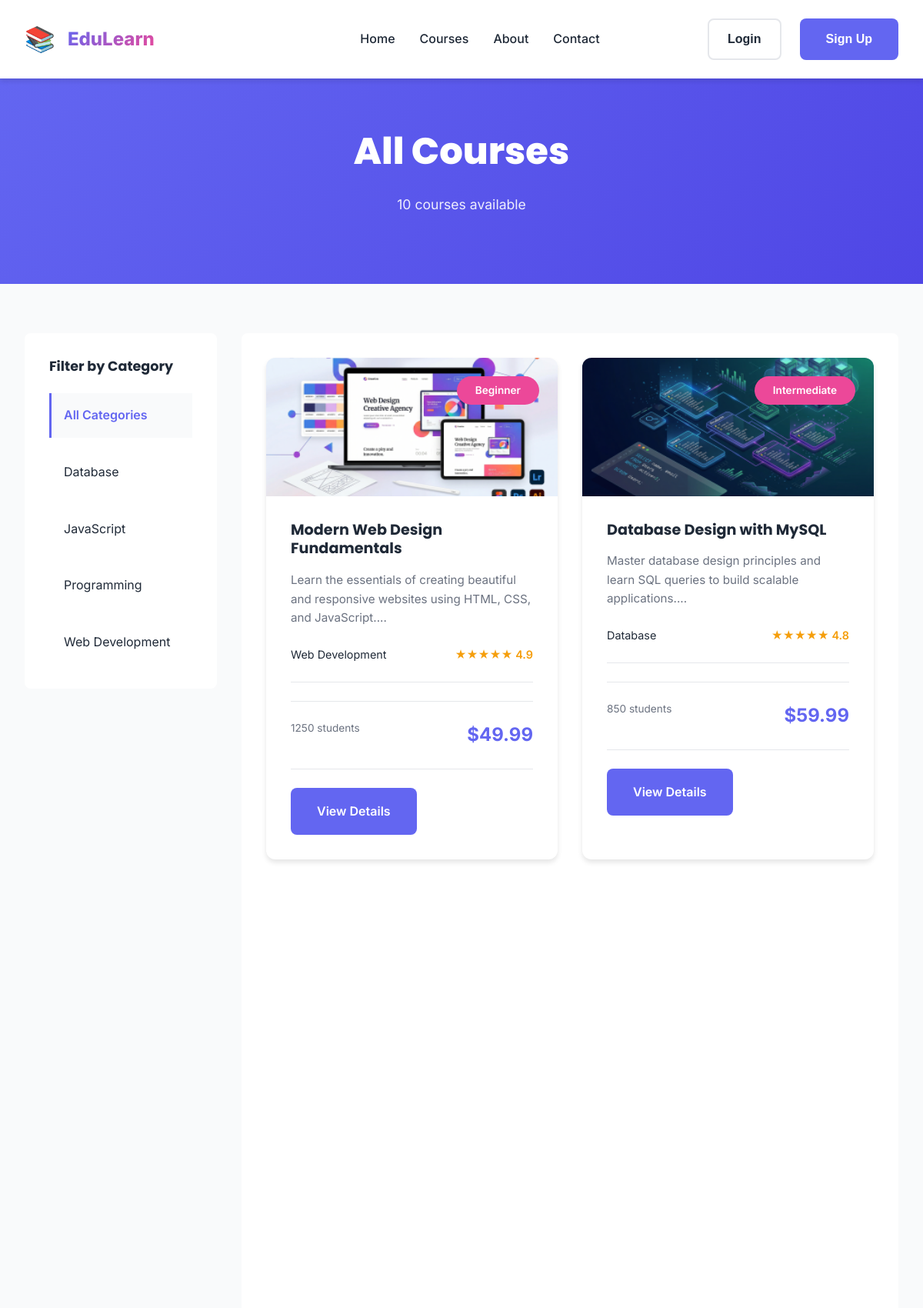
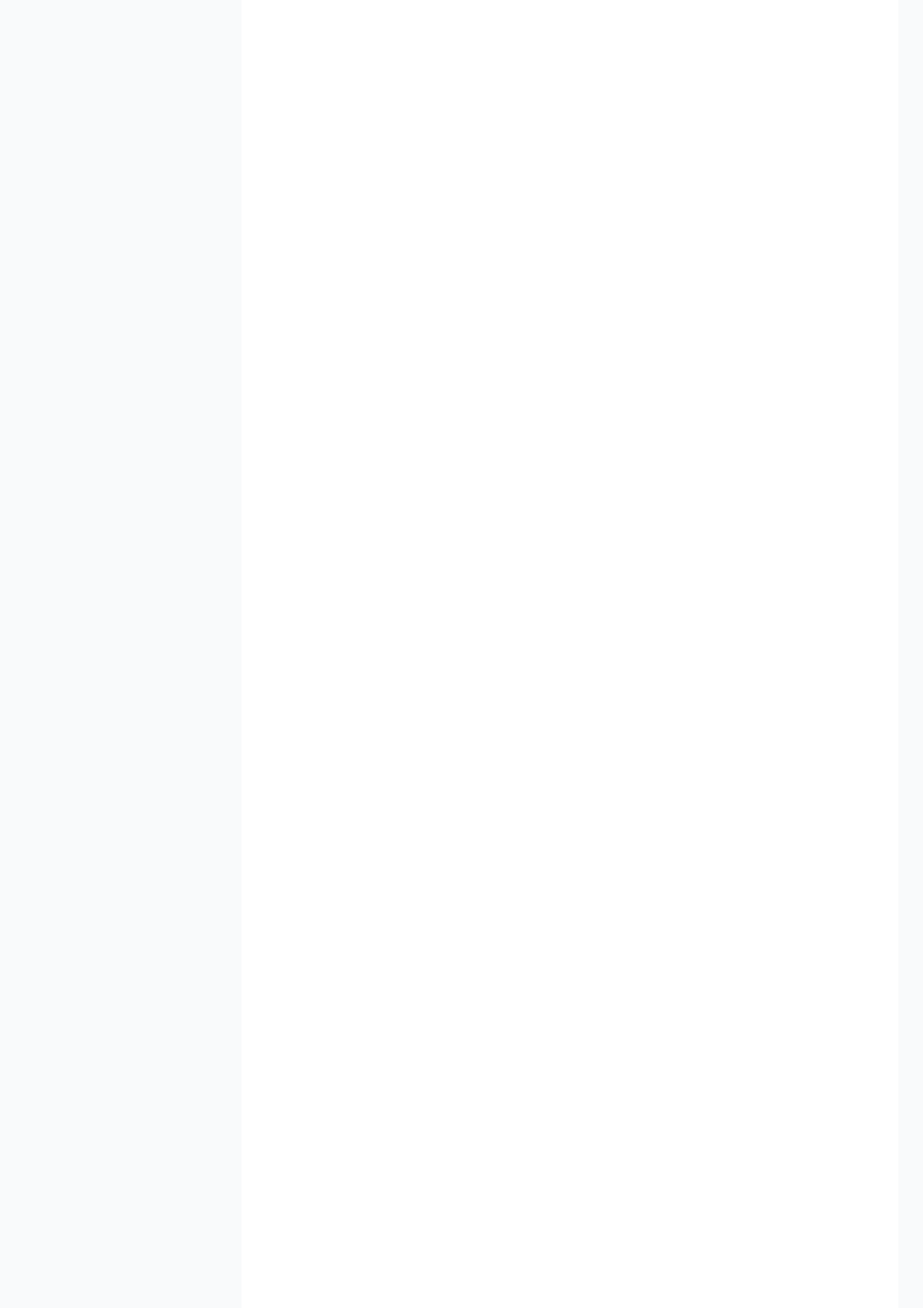
Screenshot of /pages/courses-enhanced.php (upper part) with the database file from the repository (2 pictures, top to bottom).
### tables this page shows
CREATE TABLE IF NOT EXISTS courses (
    id INT AUTO_INCREMENT PRIMARY KEY,
    title VARCHAR(255) NOT NULL,
    description TEXT NOT NULL,
    category VARCHAR(100) NOT NULL,
    instructor_id INT NOT NULL,
    thumbnail VARCHAR(255),
    level ENUM('beginner', 'intermediate', 'advanced') DEFAULT 'beginner',
    price DECIMAL(10, 2) DEFAULT 0.00,
    rating DECIMAL(3, 1) DEFAULT 0.0,
    students_count INT DEFAULT 0,
    duration_hours INT,
    lessons_count INT,
    status ENUM('published', 'draft', 'archived') DEFAULT 'published',
    created_at TIMESTAMP DEFAULT CURRENT_TIMESTAMP,
    updated_at TIMESTAMP DEFAULT CURRENT_TIMESTAMP ON UPDATE CURRENT_TIMESTAMP,
    FOREIGN KEY (instructor_id) REFERENCES users(id),
    INDEX (category),
    INDEX (instructor_id)
);

### pages/courses-enhanced.php (the view, shortened to what this page needs)
<?php
include '../includes/header.php';
include '../includes/db_connection.php';
$default_course_image = 'course-placeholder.png';
$selected_category = isset($_GET['category']) ? stripslashes(htmlspecialchars($_GET['category'])) : '';
$is_logged_in = isset($_SESSION['logged_in']) && $_SESSION['logged_in'] === true;
$categories_query = "SELECT DISTINCT category FROM courses ORDER BY category";
$categories_result = mysqli_query($connection, $categories_query);
$categories = array();
if ($categories_result) {
    while ($row = mysqli_fetch_assoc($categories_result)) {
        $categories[] = $row['category'];
    }
}
if (!empty($selected_category)) {
    $courses_query = "SELECT * FROM courses WHERE category = '" . mysqli_real_escape_string($connection, $selected_category) . "' AND status = 'published' ORDER BY created_at DESC";
    $page_title = ucfirst($selected_category) . " Courses";
} else {
    $courses_query = "SELECT * FROM courses WHERE status = 'published' ORDER BY created_at DESC";
    $page_title = "All Courses";
}
$courses_result = mysqli_query($connection, $courses_query);
$courses = array();
if ($courses_result) {
    while ($row = mysqli_fetch_assoc($courses_result)) {
        $courses[] = $row;
    }
}
$enrolled_courses = array();
function get_course_image($thumbnail, $path_prefix, $default) {
    if (!empty($thumbnail)) {
        return $path_prefix . 'images/' . htmlspecialchars($thumbnail);
    }
    return $path_prefix . 'images/' . $default;
}
?>
<section class="page-header">
    <div class="container">
        <h1><?php echo $page_title; ?></h1>
        <p><?php echo count($courses); ?> course<?php echo count($courses) !== 1 ? 's' : ''; ?> available</p>
    </div>
</section>
<section class="courses-page">
    <div class="container">
        <div class="courses-layout">
            <aside class="courses-sidebar">
                <div class="filter-section">
                    <h3>Filter by Category</h3>
                    <div class="category-filters">
                        <a href="courses.php" class="filter-item <?php echo empty($selected_category) ? 'active' : ''; ?>">
                            All Categories
                        </a>
                        <?php foreach ($categories as $category): ?>
                            <a href="courses.php?category=<?php echo urlencode($category); ?>" class="filter-item <?php echo $selected_category === $category ? 'active' : ''; ?>">
                                <?php echo htmlspecialchars($category); ?>
                            </a>
                        <?php endforeach; ?>
                    </div>
                </div>
            </aside>
            <div class="courses-content">
                <?php if (empty($courses)): ?>
                    <div class="no-courses">
                        <h2>No Courses Found</h2>
                        <p>We are working on <?php echo !empty($selected_category) ? htmlspecialchars($selected_category) : 'more'; ?> courses. Please check back soon!</p>
                        <a href="courses.php" class="btn btn-primary">View All Categories</a>
                    </div>
                <?php else: ?>
                    <div class="courses-grid">
                        <?php foreach ($courses as $course): ?>
                            <div class="course-card">
                                <div class="course-image">
                                    <img
                                        src="<?php echo get_course_image($course['thumbnail'], $path_prefix, $default_course_image); ?>"
                                        alt="<?php echo htmlspecialchars($course['title']); ?>"
                                        class="course-img"
                                        onerror="this.src='<?php echo $path_prefix; ?>images/<?php echo $default_course_image; ?>'">
                                    <span class="course-badge"><?php echo ucfirst($course['level']); ?></span>
                                </div>
                                <div class="course-body">
                                    <h3><?php echo htmlspecialchars($course['title']); ?></h3>
                                    <p><?php echo htmlspecialchars(substr($course['description'], 0, 100)); ?>...</p>
                                    <div class="course-meta">
                                        <span class="category"><?php echo htmlspecialchars($course['category']); ?></span>
                                        <span class="rating">★★★★★ <?php echo htmlspecialchars($course['rating']); ?></span>
                                    </div>
                                    <div class="course-stats">
                                        <span class="students"><?php echo $course['students_count']; ?> students</span>
                                        <span class="price">$<?php echo number_format($course['price'], 2); ?></span>
                                    </div>
                                    <div class="course-footer">
                                        <?php if ($is_logged_in && in_array($course['id'], $enrolled_courses)): ?>
                                            <button class="btn btn-success" disabled>✓ Enrolled</button>
                                            <a href="course-detail.php?id=<?php echo $course['id']; ?>" class="btn btn-secondary">View Course</a>
                                        <?php else: ?>
                                            <a href="course-detail.php?id=<?php echo $course['id']; ?>" class="btn btn-primary">View Details</a>
                                        <?php endif; ?>
                                    </div>
                                </div>
                            </div>
                        <?php endforeach; ?>
                    </div>
                <?php endif; ?>
            </div>
        </div>
    </div>
</section>
<?php
include '../includes/footer.php';
?>

### rows the page displays
courses: thumbnail (picture), level "Beginner", title "Modern Web Design Fundamentals", description "Learn the essentials of creating beautiful and responsive websites using HTML, CSS, and JavaScript.", category "Web Development", rating "4.9", students_count "1250", price "49.99"
courses: thumbnail (picture), level "Intermediate", title "Database Design with MySQL", description "Master database design principles and learn SQL queries to build scalable applications.", category "Database", rating "4.8", students_count "850", price "59.99"

### other values shown
$page_title "All Courses"
count($courses) "10"
$category "Database"
$category "JavaScript"
$category "Programming"
$category "Web Development"
